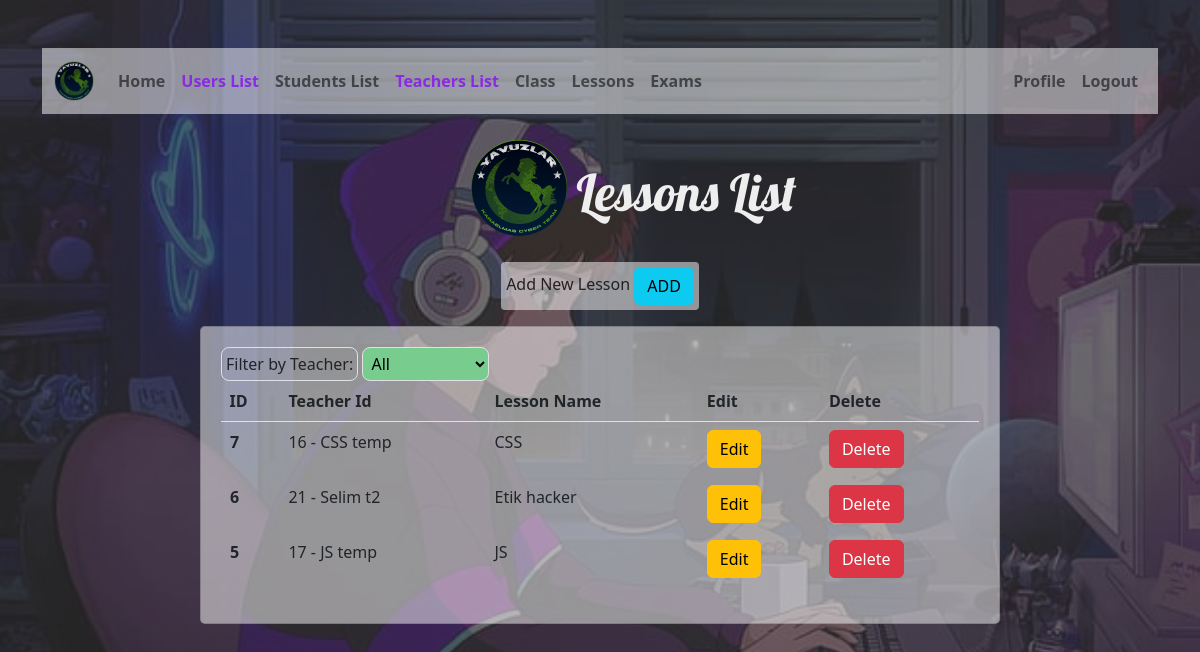
/lessonsList.php (signed in), run on the app's committed database.
### tables this page shows
CREATE TABLE `t_lessons` (
  `id` int(11) NOT NULL,
  `teacher_user_id` int(11) NOT NULL,
  `lesson_name` varchar(255) NOT NULL
);

CREATE TABLE `t_users` (
  `id` int(11) NOT NULL,
  `name` varchar(255) DEFAULT NULL,
  `surname` varchar(255) DEFAULT NULL,
  `username` varchar(255) NOT NULL,
  `password` text NOT NULL,
  `role` varchar(10) NOT NULL,
  `created_at` timestamp NOT NULL DEFAULT current_timestamp() ON UPDATE current_timestamp()
);

### lessonsList.php (the view, shortened to what this page needs)
<?php
include "conn.php";
if (isset($_SESSION['id']) && isset($_SESSION['role'])) {
    $teacherRole = "teacher";
    $query = $conn->prepare("SELECT id, name, surname FROM t_users WHERE role = ?");
    $query->execute([$teacherRole]);
    $teachers = $query->fetchAll(PDO::FETCH_ASSOC);
    $lessonsTable = "t_lessons";
    $school = $conn->prepare("SELECT * FROM $lessonsTable ORDER BY id DESC");
    $school->execute();
    $lessons = $school->fetchAll(PDO::FETCH_ASSOC);
 ?>
<!DOCTYPE html>
<html lang="en">
<head>
	<link rel="stylesheet" href="https://cdn.jsdelivr.net/npm/bootstrap@5.2.0/dist/css/bootstrap.min.css">
	<link rel="stylesheet" href="css/style.css">
</head>
<body class="body-home">
    <div class="black-fill"><br /> <br />
    	<div class="container">
		<?php include("includes/homeNavBar.php"); ?>
        <section class="user-text d-flex  align-items-center flex-column btn-danger">
        	<div class="conteiner d-flex w-25 mt-4 mb-4">
            <img class="col-md-2 mx-2" src="img/yavuzlar.png" >
        	<h4 class="col-md-10 mt-4">Lessons List</h4>
            </div>
            <?php if($_SESSION["role"] === "admin") { ?>
        	<p>
            Add New Lesson <a href="addLessonIndex.php" class="btn btn-info" role="button" >ADD</a>
            </p>
            <?php } ?>
        </section>
        <section id="listUser"
                 class="d-flex justify-content-center align-items-center flex-column">
        	<div class="card mb-3 card-1">
			  <div class="row g-0">
              <div class="col-md-12">
                <div class="table-wrap">
                <label class="p-1 text-primary-emphasis bg-primary-subtle border border-primary-subtle rounded-3" for="filter">Filter by Teacher:</label>
                                <select id="filter" class="p-1 text-primary-emphasis border border-primary-subtle rounded-3" style=" background-color : #78cc8e;">
                                 <option value="all">All</option>
                                </select>
                    <table class="table">
                        <thead class="thead-dark">
                            <tr>
                                <th>ID</th>
                                <th>Teacher Id</th>
                                <th>Lesson Name</th>
                                <?php if($_SESSION["role"] === "admin" || $_SESSION["role"] === "teacher") { ?>
                                <th>Edit</th>
                                <?php } ?>
                                <?php if($_SESSION["role"] === "admin") { ?>
                                <th>Delete</th>
                                <?php } ?>
                            </tr>
                        </thead>
                        <tbody>
                        <?php
                        foreach ($lessons as $lesson) {
                            $teacherName = "no longer in the role of teacher";
                            $teacherSurname = "";
                            foreach ($teachers as $teacher) {
                                if($teacher['id'] == $lesson["teacher_user_id"]){
                                    $teacherName = $teacher["name"];
                                    $teacherSurname = $teacher["surname"];
                                }
                            }
                                echo '
                                <tr class="alert" role="alert" data-filter="'. $lesson["teacher_user_id"] .'">
                                    <th scope="row">' . $lesson["id"] . '</th>
                                    <td>'.$lesson["teacher_user_id"].' - ' . $teacherName . ' ' . $teacherSurname . '</td>
                                    <td>'.$lesson["lesson_name"].'</td>
                                ';
                                if($_SESSION["role"] === "admin" || $_SESSION["role"] === "teacher") {
                                    echo '
                                    <td>
                                    <a href="editLessonIndex.php?id='. $lesson["id"] .'" class="btn btn-block btn-warning">Edit</a>
                                </td>';
                                }
                                if($_SESSION["role"] === "admin") {
                                    echo '
                                    <td>
                                    <a href="app/lesson/deleteLesson.php?id='. $lesson["id"] .'" class="btn btn-block btn-danger">Delete</a>
                                    </td>
                                 </tr>';
                                }
                        }
                        ?>
                        </tbody>
                    </table>
                </div>
			  </div>
			</div>
        </section>
    	</div>
    </div>
</body>
</html>
<?php }else {
	header("Location: login.php");
	exit;
} ?>

### css/style.css (style rules this page uses)
.body-home, .body-login { background: url(../img/backgroundLofi.jpg); background-repeat: no-repeat; background-size: cover; background-attachment: fixed; }
.black-fill { background: rgba(51, 50, 50, 0.7); min-height: 100vh; }
.user-text { min-height: 15vh; }
.user-text img { width: 100px; }
.user-text h4 { color: #eee; font-size: 51px; font-family: 'Lobster', cursive; }
.user-text p { color: #222; background: rgba(255,255,255, 0.5); padding: 5px; border-radius: 4px; }
#listUser { min-height: 30vh; }
#listUser .card-1 { max-width: 800px; width: 90%; background: rgba(255,255,255, 0.5); padding: 20px; border-radius: 5px; }
.table-wrap { max-height: 300px; overflow: auto; }

### data on the page
t_lessons: id "7", teacher_user "16", teacher_user.name "CSS", teacher_user.surname "temp", lesson_name "CSS"
t_lessons: id "6", teacher_user "21", teacher_user.name "Selim", teacher_user.surname "t2", lesson_name "Etik hacker"
t_lessons: id "5", teacher_user "17", teacher_user.name "JS", teacher_user.surname "temp", lesson_name "JS"
